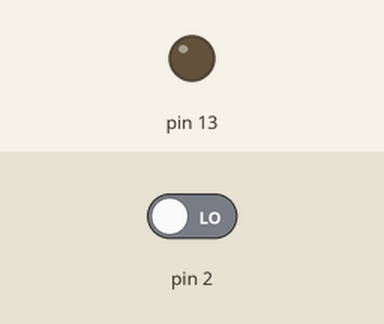
Simulated run of this sketch. Board: Arduino Uno, built with avr-gcc and run on an emulated ATmega328P. Shown: output pins drawn as LEDs (lit = HIGH). Dashed ring = blinking. The test bench sets the inputs (shaded band); at power-on: pin 2 LOW. What the sketch prints to the serial monitor is not drawn.

Above: at 1.2 s.
1.3 s: pin 2 driven HIGH
At 1.7 s:
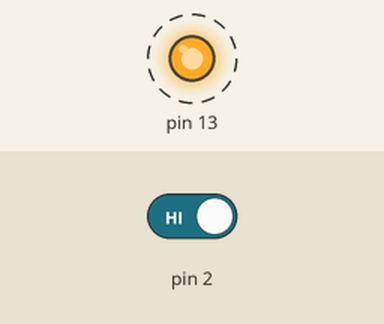
4.3 s: pin 2 driven LOW
At 4.9 s:
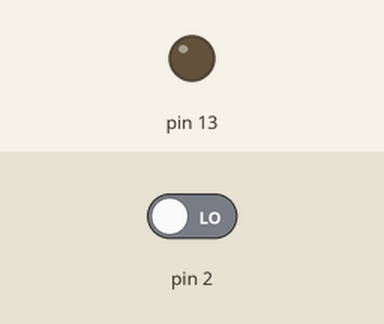
Timing chart, 0 to 7.3 s (numbered marks = the images above; inputs shaded):
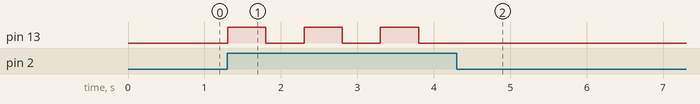

Measured:
- after the input at 1.3 s, pin 13: alternates HIGH for 0.50 s and LOW for 0.50 s, starting at once
- after the input at 4.3 s, pin 13: stops changing and stays LOW

The sketch:

not.ino
```cpp
/**
    Exemplo do operador logico NOT
    @BabbyWitt
*/

void setup() {
  // put your setup code here, to run once:
  Serial.begin(9600);
  pinMode (13, OUTPUT);
  pinMode (2, INPUT);
}

void loop() {
  // put your main code here, to run repeatedly:
  Serial.println(digitalRead(2));
  if (digitalRead (2) == HIGH) {
    digitalWrite (13, ! digitalRead(13));
    delay(500);
  }
}
```
